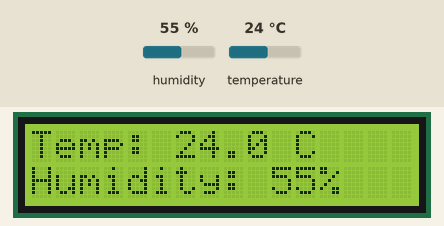
Simulated run of this sketch. Board: ESP32. On the bench: 16×2 character LCD. Inputs (shaded band) come from the test bench; at power-on: humidity 55 %, temperature 24 °C. WiFi joins after 1.5 s; servers stay silent unless stated; uploads are accepted with an empty reply; what the sketch prints to the serial monitor is not drawn.

Above: at 4.2 s.
4.3 s: humidity set to 22 %
At 6.1 s:
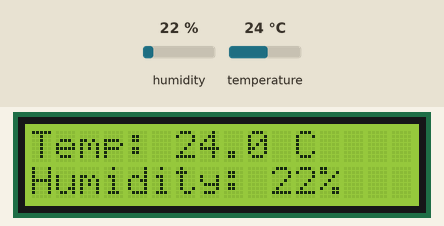
7.2 s: temperature set to 12 °C
At 8.9 s:
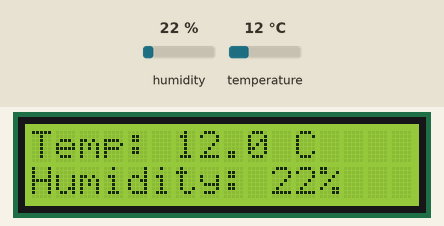
10.1 s: humidity set to 40 %
At 13.2 s:
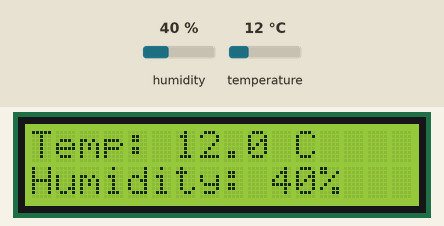
13.5 s: temperature set to 19 °C
At 15.1 s:
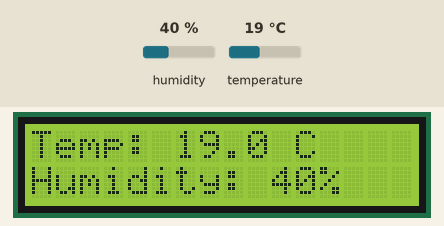
Timing chart, 0 to 16.6 s (numbered marks = the images above; inputs shaded):
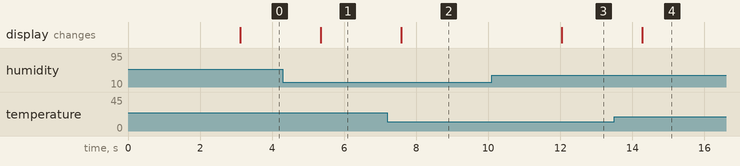

Measured:
- after the input at 4.3 s, the display: changes after 1.0 s (image 1)
- after the input at 7.2 s, the display: changes after 0.38 s (image 2)
- after the input at 10.1 s, the display: changes after 1.9 s (image 3)
- after the input at 13.5 s, the display: changes after 0.77 s (image 4)

The sketch:

sketch.ino
```cpp
/* Task 12: Internet-enabled Display of Ambient Parameters
 * ESP32 + DHT22 (temp/humidity) -> I2C LCD + Firebase Realtime Database.
 */
#include <WiFi.h>
#include <HTTPClient.h>
#include <WiFiClientSecure.h>
#include <Wire.h>
#include <LiquidCrystal_I2C.h>
#include "DHT.h"

const char* WIFI_SSID = "Wokwi-GUEST";
const char* WIFI_PASS = "";
String FIREBASE_HOST = "elearning-1408b-default-rtdb.asia-southeast1.firebasedatabase.app";
String FIREBASE_AUTH = "BV9noeROfWdPpnZ3oI6HAmHbb4kermXQqt8qYniG";

#define DHTPIN 15
#define DHTTYPE DHT22
DHT dht(DHTPIN, DHTTYPE);
LiquidCrystal_I2C lcd(0x27, 16, 2);

void fbPatch(String path, String json) {
  if (WiFi.status() != WL_CONNECTED) return;
  WiFiClientSecure c; c.setInsecure();
  HTTPClient h;
  h.begin(c, "https://" + FIREBASE_HOST + path + ".json?auth=" + FIREBASE_AUTH);
  h.addHeader("Content-Type", "application/json");
  int code = h.sendRequest("PATCH", json);
  Serial.printf("[Firebase] PATCH %s -> %d\n", path.c_str(), code);
  h.end();
}

void setup() {
  Serial.begin(115200);
  dht.begin();
  lcd.init(); lcd.backlight();
  lcd.setCursor(0, 0); lcd.print("Ambient Monitor");
  WiFi.begin(WIFI_SSID, WIFI_PASS);
  Serial.print("Connecting WiFi");
  while (WiFi.status() != WL_CONNECTED) { delay(300); Serial.print("."); }
  Serial.println("\nWiFi connected");
  delay(1500); lcd.clear();
}

void loop() {
  float t = dht.readTemperature();
  float hum = dht.readHumidity();
  if (isnan(t) || isnan(hum)) { Serial.println("DHT read failed"); delay(2000); return; }

  lcd.setCursor(0, 0); lcd.printf("Temp: %.1f C ", t);
  lcd.setCursor(0, 1); lcd.printf("Humidity: %.0f%% ", hum);
  Serial.printf("Temp=%.1fC  Humidity=%.0f%%\n", t, hum);

  String json = "{\"temperature\":" + String(t, 1) + ",\"humidity\":" + String(hum, 0) + "}";
  fbPatch("/mciot_lab/task12_ambient", json);
  delay(2000);
}
```
